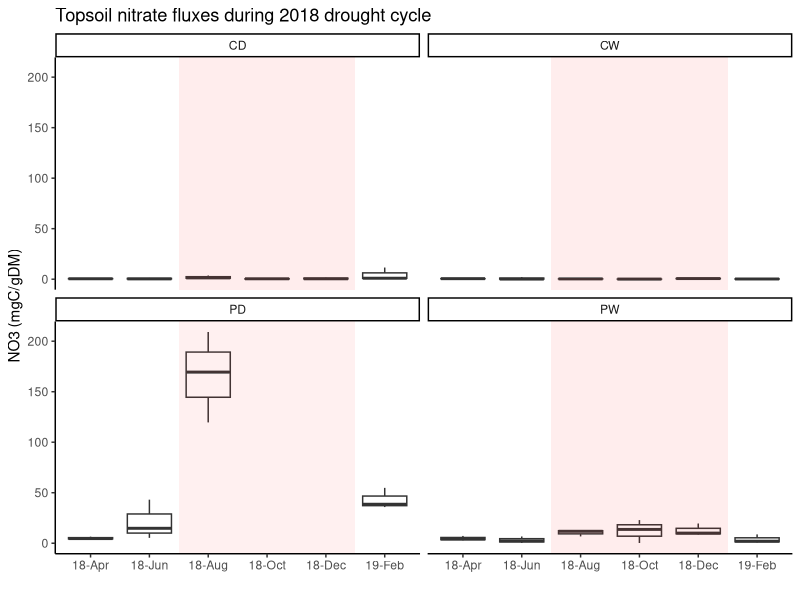
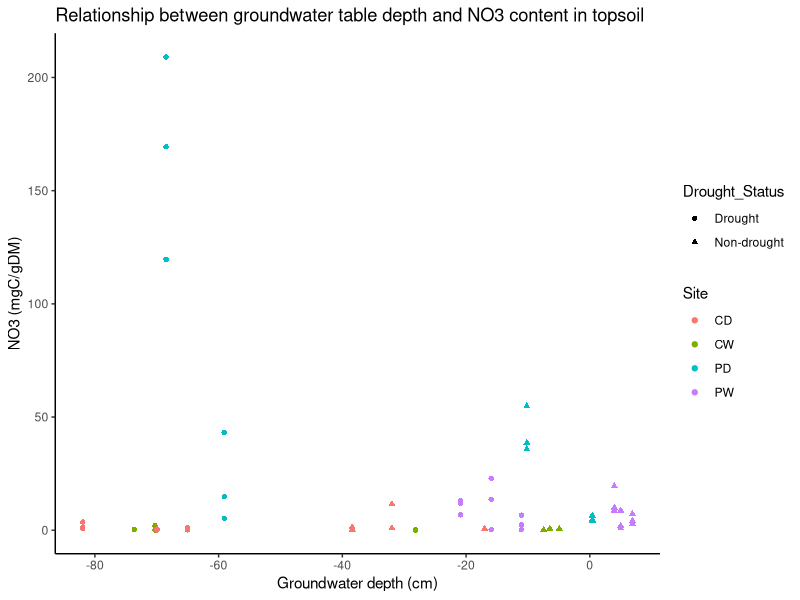
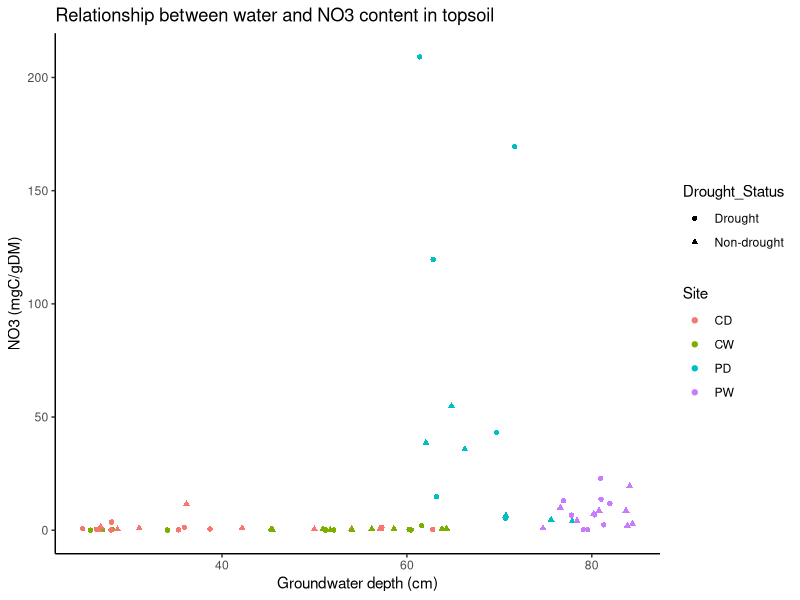
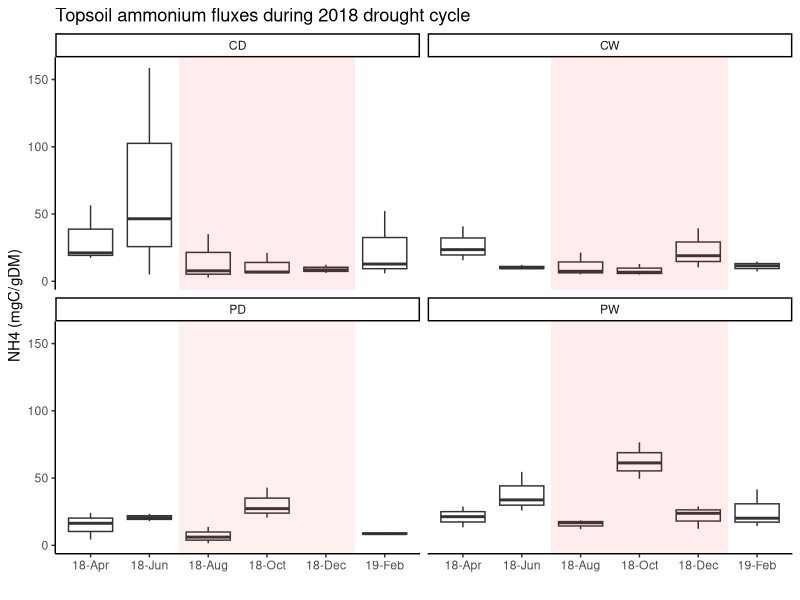
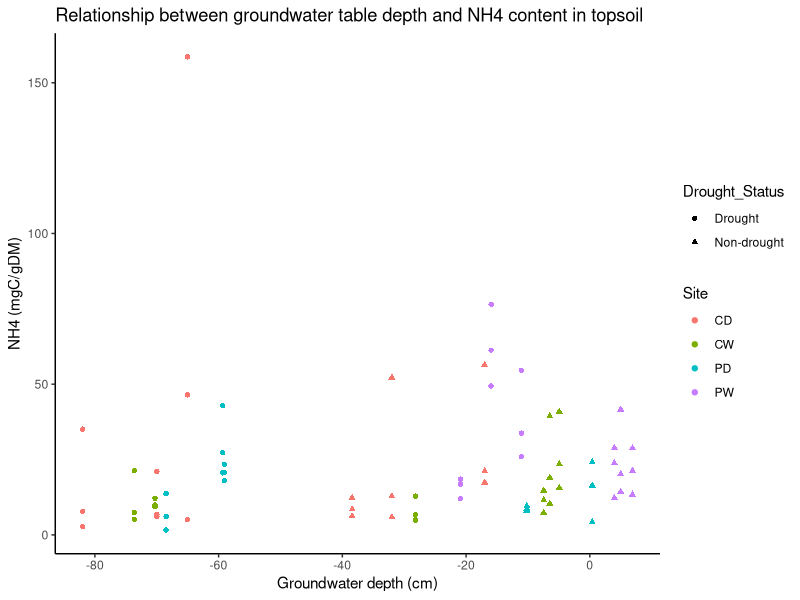
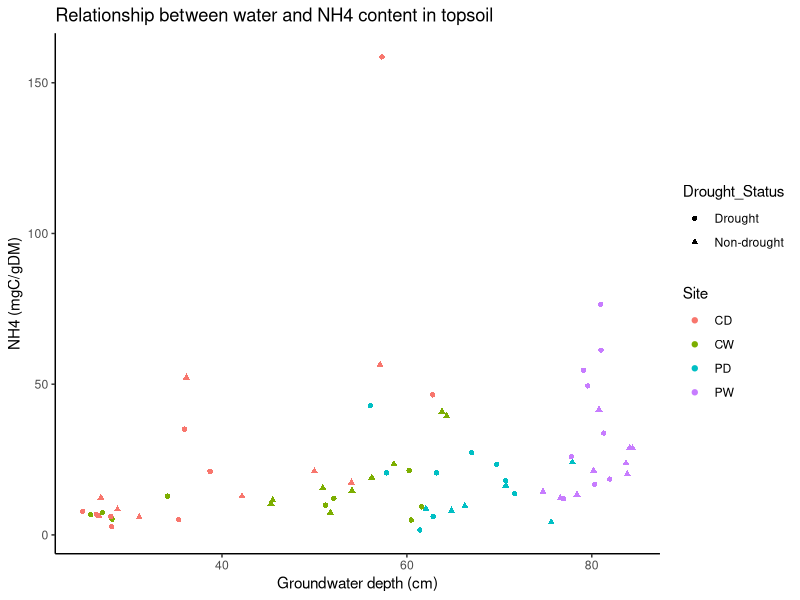
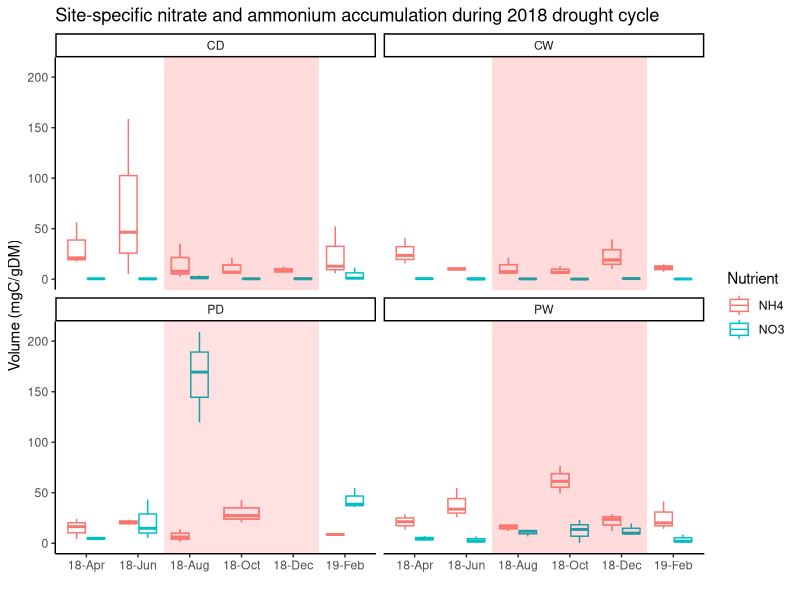

Write R code to recreate these figures, in order. (Note: this script raises an error after producing the figures.)
################################################################################
#                                                                              #
# 2018 drought cycle: Nutrient analysis                                        #
#                                                                              #
# Author: Anna Burns                                                           #
# Last edited: 28.07.2023                                                      #
# Last tested: 25.04.2024                                                      #
#                                                                              #
################################################################################

################################################################################
# Required packages                                                            #
################################################################################

library(tidyverse)
library(dplyr)
library(ggplot2)
library(tibble)

################################################################################
# Data upload                                                                  #
################################################################################

sample <- read.csv('Data/prok.sample.csv') %>% remove_rownames() %>% column_to_rownames(var = 'Sample')

sample.2018drought <- sample %>% dplyr::filter(season2 == '18-Apr'| season2 == '18-Jun' | 
                                          season2 == '18-Aug' | season2 == '18-Oct' | season2 == '18-Dec' | season2 == '19-Feb')

sample.2018drought.topsoil <- sample.2018drought %>% filter(depth == '05-10 cm')

sample.2018drought.topsoil$season2 <- factor(sample.2018drought.topsoil$season2, levels = c('18-Apr', '18-Jun', '18-Aug', '18-Oct', '18-Dec', '19-Feb'))

nitrate.ammonium <- sample.2018drought.topsoil %>% select(NO3,NH4,loc,season2) %>% pivot_longer(!c(loc,season2), names_to = 'Nutrient', values_to='Volume')

doc <- sample %>% select(loc, season2, TOM, Bio, hCOM, lCOM) %>% mutate(Other = TOM - Bio - hCOM - lCOM) %>%
  pivot_longer(!c(loc,season2), names_to = 'Fraction', values_to='Volume')

################################################################################
# Code                                                                         #
################################################################################

# NO3

ggplot(sample.2018drought.topsoil, aes(x = season2, y = NO3)) +
  geom_boxplot() +
  facet_wrap(vars(loc)) +
  xlab('') +
  ylab('NO3 (mgC/gDM)') +
  ggtitle('Topsoil nitrate fluxes during 2018 drought cycle') +
  theme_classic() +
  geom_rect(aes(xmin=2.5,
                xmax = 5.5,
                ymin = -Inf,
                ymax = Inf), fill = 'red', alpha = 0.003) +
  guides(col=guide_legend(title="Site"))

## relationship between NO3 and groundwater depth

ggplot(sample.2018drought.topsoil, aes(x = Mean_GW, y = NO3, group = loc, col = loc, shape = Drought_Status)) +
  geom_point() +
  xlab('Groundwater depth (cm)') +
  ylab('NO3 (mgC/gDM)') +
  ggtitle('Relationship between groundwater table depth and NO3 content in topsoil') +
  theme_classic() +
  guides(col=guide_legend(title="Site")) 

## relationship between NO3 and topsoil water content

ggplot(sample.2018drought.topsoil, aes(x = water, y = NO3, group = loc, col = loc, shape = Drought_Status)) +
  geom_point() +
  xlab('Groundwater depth (cm)') +
  ylab('NO3 (mgC/gDM)') +
  ggtitle('Relationship between water and NO3 content in topsoil') +
  theme_classic() +
  guides(col=guide_legend(title="Site")) 

# NH4

ggplot(sample.2018drought.topsoil, aes(x = season2, y = NH4)) +
  geom_boxplot() +
  facet_wrap(vars(loc)) +
  xlab('') +
  ylab('NH4 (mgC/gDM)') +
  ggtitle('Topsoil ammonium fluxes during 2018 drought cycle') +
  theme_classic() +
  geom_rect(aes(xmin=2.5,
                xmax = 5.5,
                ymin = -Inf,
                ymax = Inf), fill = 'red', alpha = 0.003) +
  guides(col=guide_legend(title="Site"))

## relationship between NH4 and groundwater depth

ggplot(sample.2018drought.topsoil, aes(x = Mean_GW, y = NH4, group = loc, col = loc, shape = Drought_Status)) +
  geom_point() +
  xlab('Groundwater depth (cm)') +
  ylab('NH4 (mgC/gDM)') +
  ggtitle('Relationship between groundwater table depth and NH4 content in topsoil') +
  theme_classic() +
  guides(col=guide_legend(title="Site")) 

## relationship between NH4 and topsoil water content

ggplot(sample.2018drought.topsoil, aes(x = water, y = NH4, group = loc, col = loc, shape = Drought_Status)) +
  geom_point() +
  xlab('Groundwater depth (cm)') +
  ylab('NH4 (mgC/gDM)') +
  ggtitle('Relationship between water and NH4 content in topsoil') +
  theme_classic() +
  guides(col=guide_legend(title="Site")) 

# Relationship between NO3/NH4 accumulation

ggplot(nitrate.ammonium, aes(x = season2, y = Volume, group_by = Nutrient)) +
  geom_boxplot(aes(col = Nutrient)) +
  facet_wrap(vars(loc)) +
  theme_classic() +
  xlab('') +
  ylab('Volume (mgC/gDM)') +
  ggtitle('Site-specific nitrate and ammonium accumulation during 2018 drought cycle') +
  geom_rect(aes(xmin=2.5,
                xmax = 5.5,
                ymin = -Inf,
                ymax = Inf), fill = 'red', alpha = 0.003)

# DOC figures and statistics

doc.summary <- doc %>% filter(Fraction == 'TOM') %>% group_by(loc, season2) %>% na.omit() %>% summarise(mean = mean(Volume), sd = sd(Volume), n = n(), se=sd/sqrt(n))

doc.summary$season2 <- factor(doc.summary$season2, levels = c('17-Apr', '17-Aug', '17-Nov', '18-Apr', '18-Jun', '18-Aug', '18-Oct', '18-Dec', '19-Feb', '19-Jun', '19-Oct'), 
                              labels = c('2017-04', '2017-08', '2017-11', '2018-04', '2018-06', '2018-08', '2018-10', '2018-12', '2019-02', '2019-10'))

ggplot(doc.summary, aes(x = season2, y = mean, col = loc, group = loc)) +
  geom_point(aes(shape = loc), size = 10) +
  scale_x_discrete(drop = FALSE) + 
  geom_line(linewidth = 1.3) +
  scale_shape_manual(values = c(15,16, 17, 18))


levene_test(doc[doc$Fraction == 'TOM',], Volume~loc)
shapiro.test(doc[doc$Fraction == 'TOM',]$Volume)
kruskal.test(doc[doc$Fraction == 'lCOM',], Volume~loc)

ggplot(doc.summary[doc.summary$loc == 'PW',], aes(x = season2, y = mean, col = Fraction, group = Fraction)) + 
  geom_point(aes(shape = Fraction), size = 10) + 
  geom_line(linewidth = 1.3) + 
  geom_errorbar(aes(ymax = mean + se, ymin = mean, color = Fraction), width = 0.1, linewidth = 1) +
  scale_shape_manual(values = c(15,16, 17, 18, 8)) + 
  scale_color_manual(values = c("#8DDBE0","#117A65","#7D3C98", '#E6C229', '#F46677')) + 
  scale_x_discrete(drop = FALSE) + 
  labs(y = 'mg C/g DW soil', x = '') + 
  theme(axis.title=element_text(size=20,face = "bold", colour = '#36454F'),
        axis.text=element_text(size=20,face = "bold"),
        axis.text.x = element_text(angle=45, vjust = 0.6),
        title = element_text(size = 20, face = 'bold'),
        panel.border = element_rect(linetype = "solid", colour = "black", fill = NA, size=2),
        panel.background = element_rect(fill = NA),panel.grid.major = element_blank(),legend.position = c(0.85,0.8),
        legend.text = element_text(size = 15),legend.key = element_rect(fill = NA),legend.title = element_blank(),
        legend.background = element_blank(),
        aspect.ratio = 1)

levene_test(doc[doc$loc == 'PW' & doc$Fraction == 'lCOM',], Volume~season2)
shapiro_test(doc[doc$loc == 'PW' & doc$Fraction == 'lCOM',]$Volume)

summary(aov(Volume ~ season2, doc[doc$loc == 'PW' & doc$Fraction == 'hCOM',]))
TukeyHSD((aov(Volume ~ season2, doc[doc$loc == 'PW' & doc$Fraction == 'hCOM',])))

kruskal_test(doc[doc$loc == 'PW' & doc$Fraction == 'lCOM',], Volume~season2)
dunn_test(doc[doc$loc == 'PW' & doc$Fraction == 'Bio',], Volume~season2, p.adjust.method= 'BH')

ggplot(doc.summary[doc.summary$loc == 'CW',], aes(x = season2, y = mean, col = Fraction, group = Fraction)) + 
  geom_point(aes(shape = Fraction), size = 10) + 
  geom_line(linewidth = 1.3) + 
  geom_errorbar(aes(ymax = mean + se, ymin = mean, color = Fraction), width = 0.1, linewidth = 1) +
  scale_shape_manual(values = c(15,16, 17, 18, 8)) + 
  scale_color_manual(values = c("#8DDBE0","#117A65","#7D3C98", '#E6C229', '#F46677')) + 
  scale_x_discrete(drop = FALSE) + 
  labs(y = 'mg C/g DW soil', x = '') + 
  theme(axis.title=element_text(size=20,face = "bold", colour = '#36454F'),
        axis.text=element_text(size=20,face = "bold"),
        axis.text.x = element_text(angle=45, vjust = 0.6),
        title = element_text(size = 20, face = 'bold'),
        panel.border = element_rect(linetype = "solid", colour = "black", fill = NA, size=2),
        panel.background = element_rect(fill = NA),panel.grid.major = element_blank(),legend.position = c(0.87,0.8),
        legend.text = element_text(size = 15),legend.key = element_rect(fill = NA),legend.title = element_blank(),
        legend.background = element_blank(),
        aspect.ratio = 1)

levene_test(doc[doc$loc == 'CW' & doc$Fraction == 'TOM',], Volume~season2)
shapiro_test(doc[doc$loc == 'CW' & doc$Fraction == 'TOM',]$Volume)

summary(aov(Volume ~ season2, doc[doc$loc == 'CW' & doc$Fraction == 'TOM',]))
TukeyHSD((aov(Volume ~ season2, doc[doc$loc == 'CW' & doc$Fraction == 'TOM',])))

kruskal_test(doc[doc$loc == 'CW' & doc$Fraction == 'lCOM',], Volume~season2)
dunn_test(doc[doc$loc == 'CW' & doc$Fraction == 'lCOM',], Volume~season2, p.adjust.method= 'BH')

## nitrate and ammonium figures

nit.summary <- nitrate.ammonium %>% group_by(loc, season2, Nutrient) %>% summarize(mean = mean(Volume), n = n(), sd = sd(Volume), se = sd/sqrt(n))

nit.summary$season2 <- factor(nit.summary$season2, levels = c('18-Apr', '18-Jun', '18-Aug', '18-Oct', '18-Dec', '19-Feb'), 
                              labels = c('2018-04', '2018-06', '2018-08', '2018-10', '2018-12', '2019-02'))

ggplot(nit.summary[nit.summary$loc == 'CW',], aes(x = season2, y = mean, col = Nutrient, group = Nutrient)) + 
  geom_point(aes(shape = Nutrient), size = 10) + 
  geom_line(linewidth = 1.3) + 
  geom_errorbar(aes(ymax = mean + se, ymin = mean, color = Nutrient), width = 0.1, linewidth = 1) +
  scale_shape_manual(values = c(15,16)) + 
  scale_color_manual(values = c("#7D3C98", '#E6C229')) + 
  scale_x_discrete(drop = FALSE) + 
  labs(y = 'mg C/g DW soil', x = '') + 
  theme(axis.title=element_text(size=20,face = "bold", colour = '#36454F'),
        axis.text=element_text(size=20,face = "bold"),
        axis.text.x = element_text(angle=45, vjust = 0.6),
        title = element_text(size = 20, face = 'bold'),
        panel.border = element_rect(linetype = "solid", colour = "black", fill = NA, size=2),
        panel.background = element_rect(fill = NA),panel.grid.major = element_blank(),legend.position = c(0.9,0.9),
        legend.text = element_text(size = 15),legend.key = element_rect(fill = NA),legend.title = element_blank(),
        legend.background = element_blank(),
        aspect.ratio = 1)

ggplot(nit.summary[nit.summary$loc == 'PW',], aes(x = season2, y = mean, col = Nutrient, group = Nutrient)) + 
  geom_point(aes(shape = Nutrient), size = 10) + 
  geom_line(linewidth = 1.3) + 
  geom_errorbar(aes(ymax = mean + se, ymin = mean, color = Nutrient), width = 0.1, linewidth = 1) +
  scale_shape_manual(values = c(15,16)) + 
  scale_color_manual(values = c("#7D3C98", '#E6C229')) + 
  scale_x_discrete(drop = FALSE) + 
  labs(y = 'mg C/g DW soil', x = '') + 
  theme(axis.title=element_text(size=20,face = "bold", colour = '#36454F'),
        axis.text=element_text(size=20,face = "bold"),
        axis.text.x = element_text(angle=45, vjust = 0.6),
        title = element_text(size = 20, face = 'bold'),
        panel.border = element_rect(linetype = "solid", colour = "black", fill = NA, size=2),
        panel.background = element_rect(fill = NA),panel.grid.major = element_blank(),legend.position = c(0.9,0.9),
        legend.text = element_text(size = 15),legend.key = element_rect(fill = NA),legend.title = element_blank(),
        legend.background = element_blank(),
        aspect.ratio = 1)

